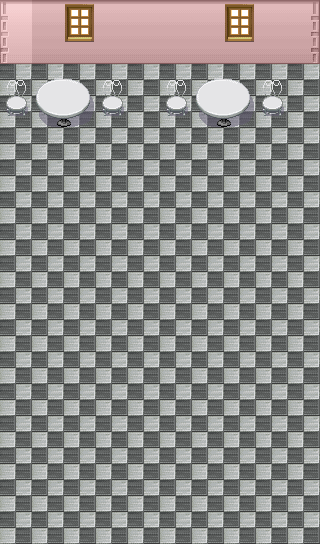

This game map was drawn from its Tiled (.tmx) file and the tilesets committed beside it. A one-line description and the full map source follow:
An orthogonal 10x17 tile map with 32x32 px tiles, 2 tile layers (块层 1, 块层 2).

<map version="1.0" orientation="orthogonal" renderorder="left-up" width="10" height="17" tilewidth="32" tileheight="32" nextobjectid="1">
 <tileset firstgid="1" name="candyshop" tilewidth="32" tileheight="32" tilecount="120" columns="8">
  <image source="candyshop.png" width="256" height="480" />
 </tileset>
 <layer name="块层 1" width="10" height="17">
  <data encoding="csv">
17,21,21,21,21,21,21,21,21,20,
25,29,29,29,29,29,29,29,29,28,
10,10,10,10,10,10,10,10,10,10,
10,10,10,10,10,10,10,10,10,10,
10,10,10,10,10,10,10,10,10,10,
10,10,10,10,10,10,10,10,10,10,
10,10,10,10,10,10,10,10,10,10,
10,10,10,10,10,10,10,10,10,10,
10,10,10,10,10,10,10,10,10,10,
10,10,10,10,10,10,10,10,10,10,
10,10,10,10,10,10,10,10,10,10,
10,10,10,10,10,10,10,10,10,10,
10,10,10,10,10,10,10,10,10,10,
10,10,10,10,10,10,10,10,10,10,
10,10,10,10,10,10,10,10,10,10,
10,10,10,10,10,10,10,10,10,10,
10,10,10,10,10,10,10,10,10,10
</data>
 </layer>
 <layer name="块层 2" width="10" height="17">
  <data encoding="csv">
0,0,23,0,0,0,0,23,0,0,
0,0,31,0,0,0,0,31,0,0,
35,33,34,35,0,35,33,34,35,0,
43,41,42,43,0,43,41,42,43,0,
0,0,0,0,0,0,0,0,0,0,
0,0,0,0,0,0,0,0,0,0,
0,0,0,0,0,0,0,0,0,0,
0,0,0,0,0,0,0,0,0,0,
0,0,0,0,0,0,0,0,0,0,
0,0,0,0,0,0,0,0,0,0,
0,0,0,0,0,0,0,0,0,0,
0,0,0,0,0,0,0,0,0,0,
0,0,0,0,0,0,0,0,0,0,
0,0,0,0,0,0,0,0,0,0,
0,0,0,0,0,0,0,0,0,0,
0,0,0,0,0,0,0,0,0,0,
0,0,0,0,0,0,0,0,0,0
</data>
 </layer>
</map>
